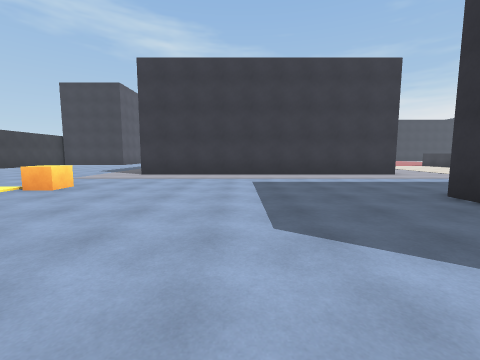
view 1 (above)

24 first-person views from a walk through a Unity game level. The camera is 1.4 m above the floor, tilts 6° down and sees 90° across. The floor is counted in squares, 2 m on a side. Each view is taken from the middle of a square. On the plan, view 1 faces up. The plan holds only what a view shows up to about 9 squares ahead; the rest is blank. The place goes on beyond the plan. The player character is not drawn.

view 2
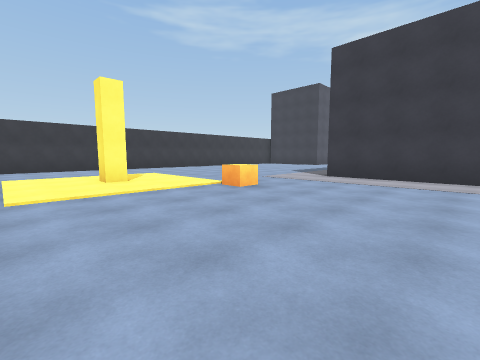

view 3
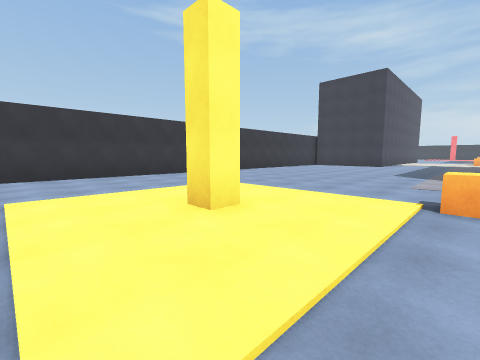

view 4
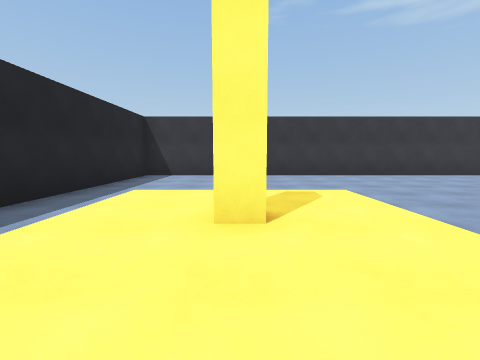

view 5
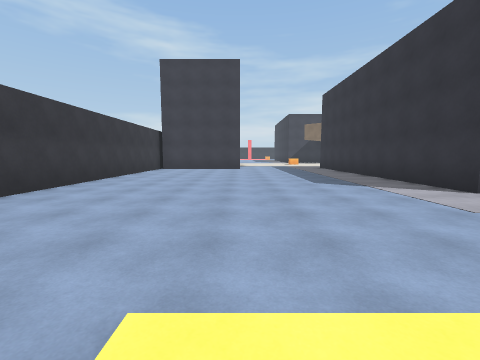

view 6
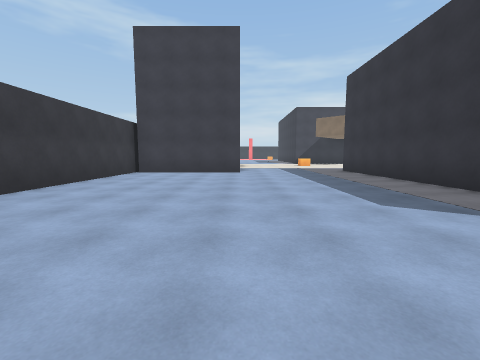

view 7
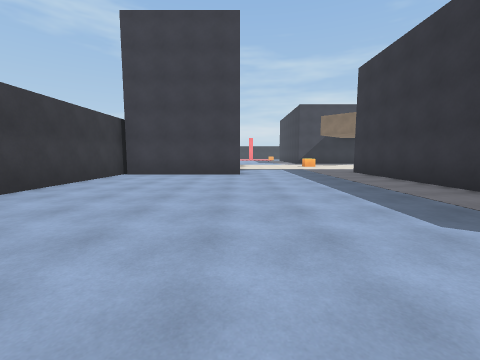

view 8
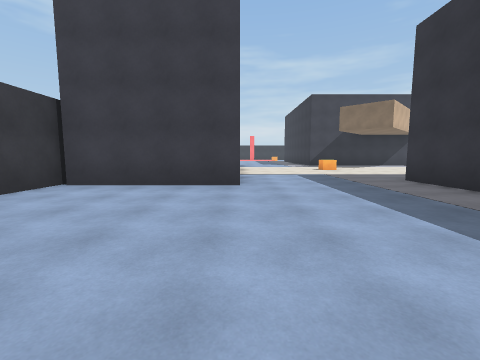

view 9
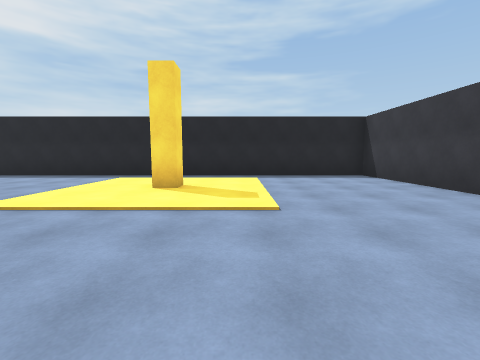

view 10
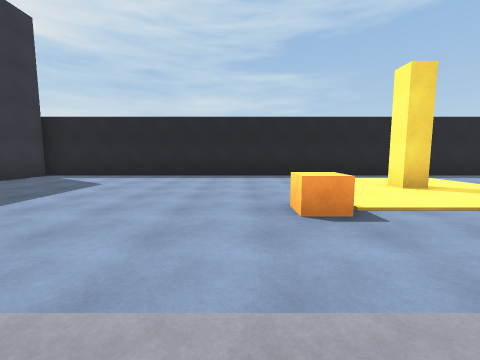

view 11
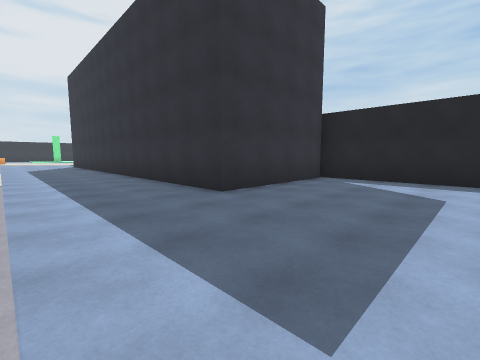

view 12
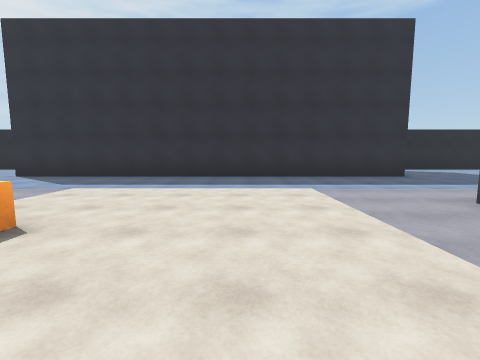

view 13
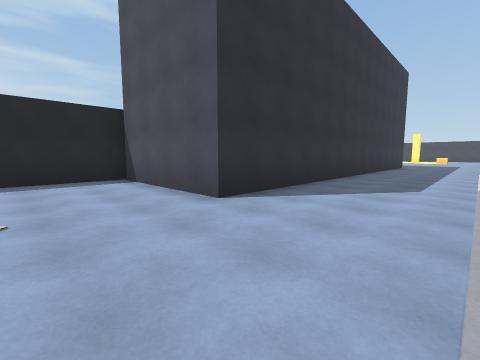

view 14
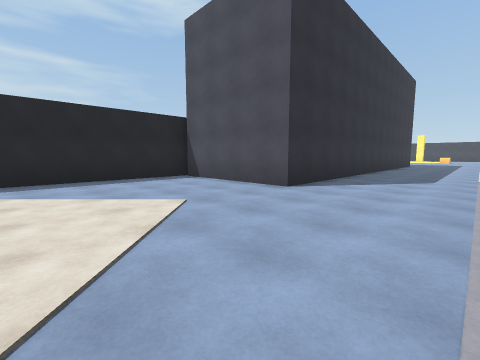

view 15
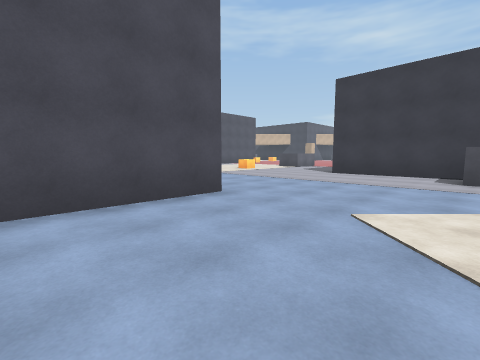

view 16
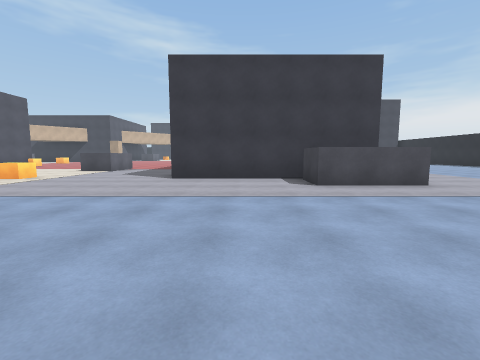

view 17
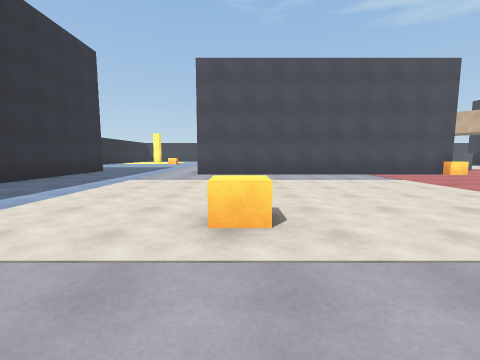

view 18
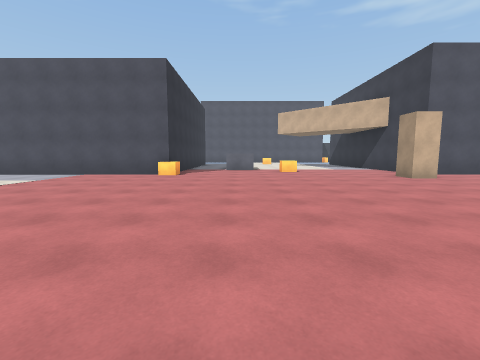

view 19
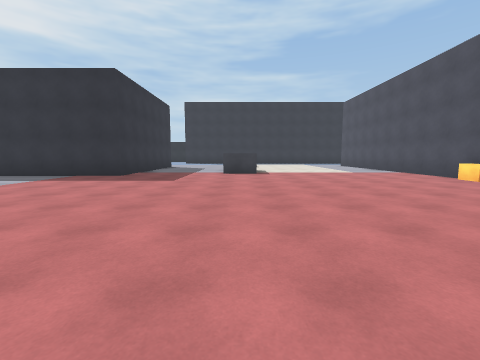

view 20
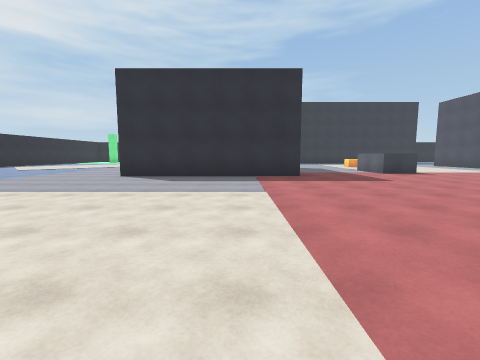

view 21
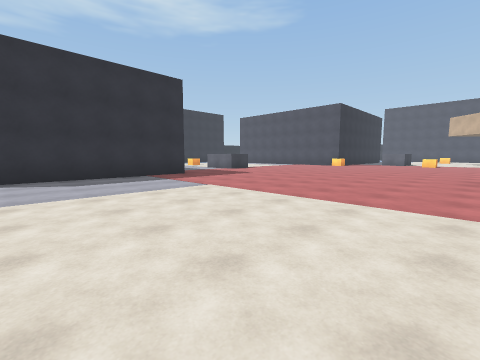

view 22
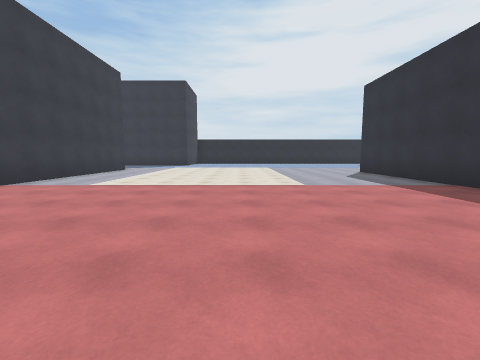

view 23
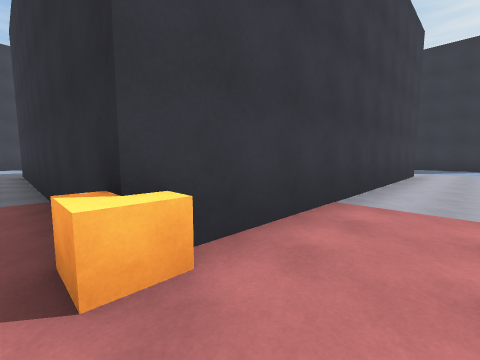

view 24
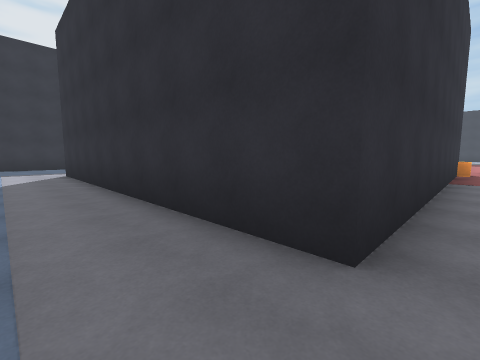

### Floor plan
Points are (right, up) in squares from view 1. A wall is a line through its corners. A room is listed if a view was taken in it or the views show most of it. See-through windows are left out.
Room 1 (views 1, 2, 3, 4, 5, 6, 7, 8, 9, 10, 11)
walls: (-6.2, 3.3) (-6.2, 2.8) (-6.8, 2.8) (-6.8, 3.3) (-6.2, 3.3); (-8, 16.5) (-12, 16.5); (5.5, 8.5) (-3.5, 8.5) (-3.5, 17.5); (3.5, -0.1) (3.5, 4) (6.5, 4); (-12.2, 17) (-12.2, -0.2) (3.8, -0.2)
ways out: opening at (-5, 18) to room 2; opening at (5.8, 6.5) to room 2
objects: other object (-4, 5)
Room 2 (views 12, 13, 14, 15, 16, 17, 18, 19, 20, 21, 22, 23, 24)
walls: (5.5, 28.5) (5.5, 27); (4.9, 17.5) (5.5, 17.5) (5.5, 8.5); (11.2, 15) (12.6, 15); (16, 14.9) (16, 16) (21.5, 16); (21.5, 26.5) (14.5, 26.5) (14.5, 35.5) (21.5, 35.5); (19.9, 10) (16, 10); (6.5, 4) (16.5, 4) (16.5, -0.2) (21.1, -0.2); (21.5, 8.5) (19.8, 8.5) (19.8, 9.6)
ways out: opening at (-5, 18) to room 1; opening at (5.8, 6.5) to room 1
objects: other object (6, 17); other object (7, 25); other object (11, 10); other object (14, 26)

Positions as (right, up) in squares from view 1, and headings:
1: (0, 0), facing up
2: (0, 1), facing up-left
3: (-4, 1), facing up-left
4: (-4, 3), facing left
5: (-8, 4), facing up
6: (-8, 7), facing up
7: (-8, 8), facing up
8: (-8, 11), facing up
9: (-8, 8), facing down
10: (-3, 8), facing down
11: (0, 7), facing down-right
12: (9, 12), facing down
13: (19, 7), facing down-left
14: (21, 7), facing down-left
15: (20, 1), facing up-left
16: (18, 3), facing up
17: (14, 10), facing left
18: (14, 20), facing left
19: (12, 24), facing down
20: (18, 24), facing down
21: (21, 24), facing down-left
22: (12, 21), facing right
23: (14, 25), facing up-right
24: (14, 37), facing down-right
